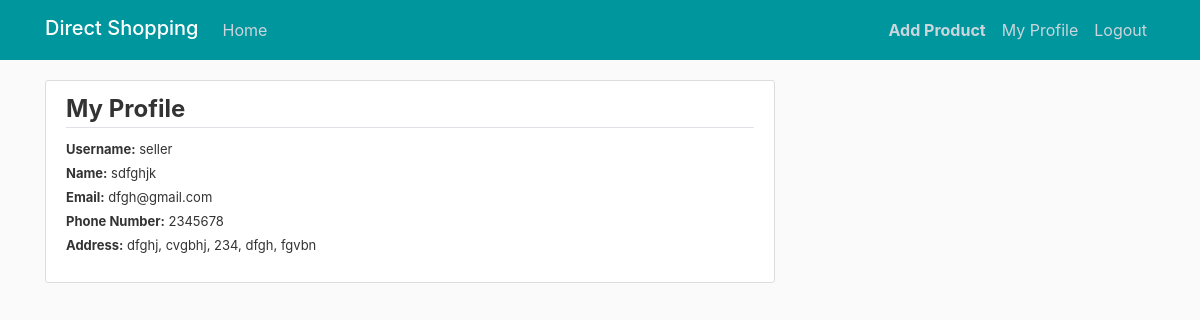
The app's page /profile (signed in) with its own data.
### direct/models.py (models this page shows, shortened)
class User(AbstractUser):
    username = models.CharField(max_length = 32, unique=True)
    email = models.EmailField(_('email address'), unique=True)
    password = models.CharField(max_length=32)
    isSeller = models.BooleanField(default=False)
    phoneNumber = models.CharField(max_length=15)
    street = models.CharField(max_length=50)
    suburb = models.CharField(max_length=20)
    postcode = models.CharField(max_length=20)
    state = models.CharField(max_length=20)
    country = models.CharField(max_length=20)
    joinedDate = models.DateTimeField(default=datetime.datetime.now)

class Seller(User):
    sellerName = models.CharField(max_length=30)

### direct/views.py (the view)
# urls.py: path('profile', direct_views.profile, name='profile'),
@login_required
def profile(request):
    if request.user.isSeller:
        currentUser = Seller.objects.get(pk=request.user.pk)
    else:
        currentUser = Customer.objects.get(pk=request.user.pk)
    context = {
        'currentUser': currentUser
    }
    return render(request, 'profile.html', context)

### direct/templates/profile.html
{% extends "base.html" %}
{% load crispy_forms_tags %}
{% block content %}
    <div class="content-section">
      <legend class="border-bottom mb-2"><b>My Profile</b></legend>
      <p>
        <font size="-1">
          <b>Username:</b> {{ user.username }}
          <br>
          <b>Name:</b> {{ currentUser.firstName }} {{ currentUser.lastName}}{{ currentUser.sellerName}}
          <br>
          <b>Email:</b> {{ currentUser.email}}
          <br>
          <b>Phone Number:</b> {{ currentUser.phoneNumber }}
          <br>
          <b>Address:</b> {{ currentUser.street }}, {{ currentUser.suburb }}, {{ currentUser.postcode }}, {{ currentUser.state }}, {{ currentUser.country }}
        </font>
      </p>
    </div>
{% endblock %}

### direct/static/css/main.css (style rules this page uses)
body { background: #fafafa; color: #333333; margin-top: 5rem; }
.content-section { background: #ffffff; padding: 10px 20px; border: 1px solid #dddddd; border-radius: 3px; margin-bottom: 20px; }

### records on screen
User: username "seller", email "dfgh@gmail.com", phoneNumber "2345678", street "dfghj", suburb "cvgbhj", postcode "234", state "dfgh", country "fgvbn"
Seller: sellerName "sdfghjk"
